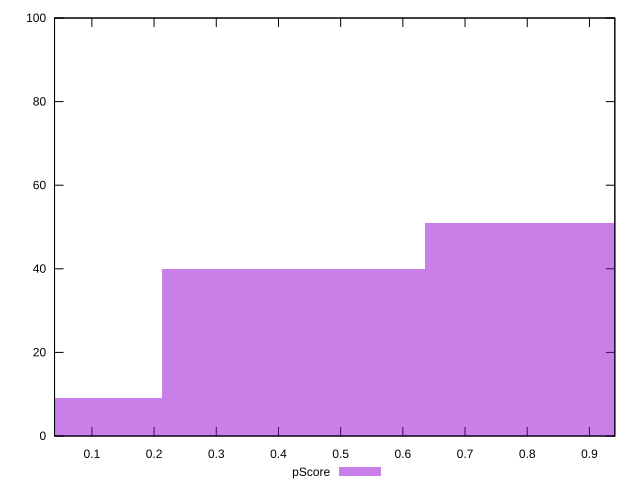

Source code (gnuplot):
reset

$pScore <<EOF
0.8481771126494131 51
0.42408855632470654 40
0 9
EOF

set key outside below
set boxwidth 0.42408855632470654
set xrange [0.039945111999131366:0.9408212534970621]
set yrange [0:100]
set trange [0:100]
set style fill transparent solid 0.5 noborder
set terminal svg size 640, 490 enhanced background rgb 'white'
set output "report_00009_2021-02-08T22-37-41.559Z/first-contentful-paint/samples/pages/pScore/histogram.svg"

plot $pScore title "pScore" with boxes

reset
